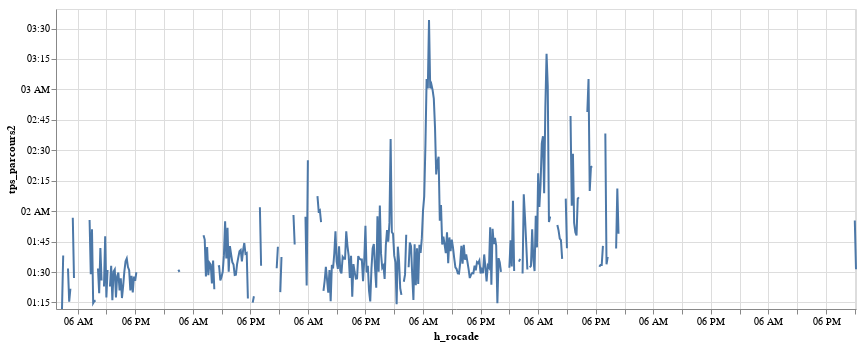

Write notebook code for a chart like this one.
### Code cell
alt.Chart(pour_graph).mark_line().encode(
    x='h_rocade:T',
    y='tps_parcours2').properties(width=800)

### Figure 1 — Vega-Lite specification as saved in the notebook (floating-point values rounded to 4 significant figures; data arrays with more than 128 entries replaced by an {"elided": "..."} marker saying what was removed)
{"$schema": "https://vega.github.io/schema/vega-lite/v2.6.0.json", "config": {"view": {"height": 300, "width": 400}}, "data": {"name": "data-623bc0f69b61ae9ff44702b2ce06fb5c"}, "datasets": {"data-623bc0f69b61ae9ff44702b2ce06fb5c": {"elided": "668 records"}}, "encoding": {"x": {"field": "h_rocade", "type": "temporal"}, "y": {"field": "tps_parcours2", "type": "temporal"}}, "mark": "line", "width": 800}
